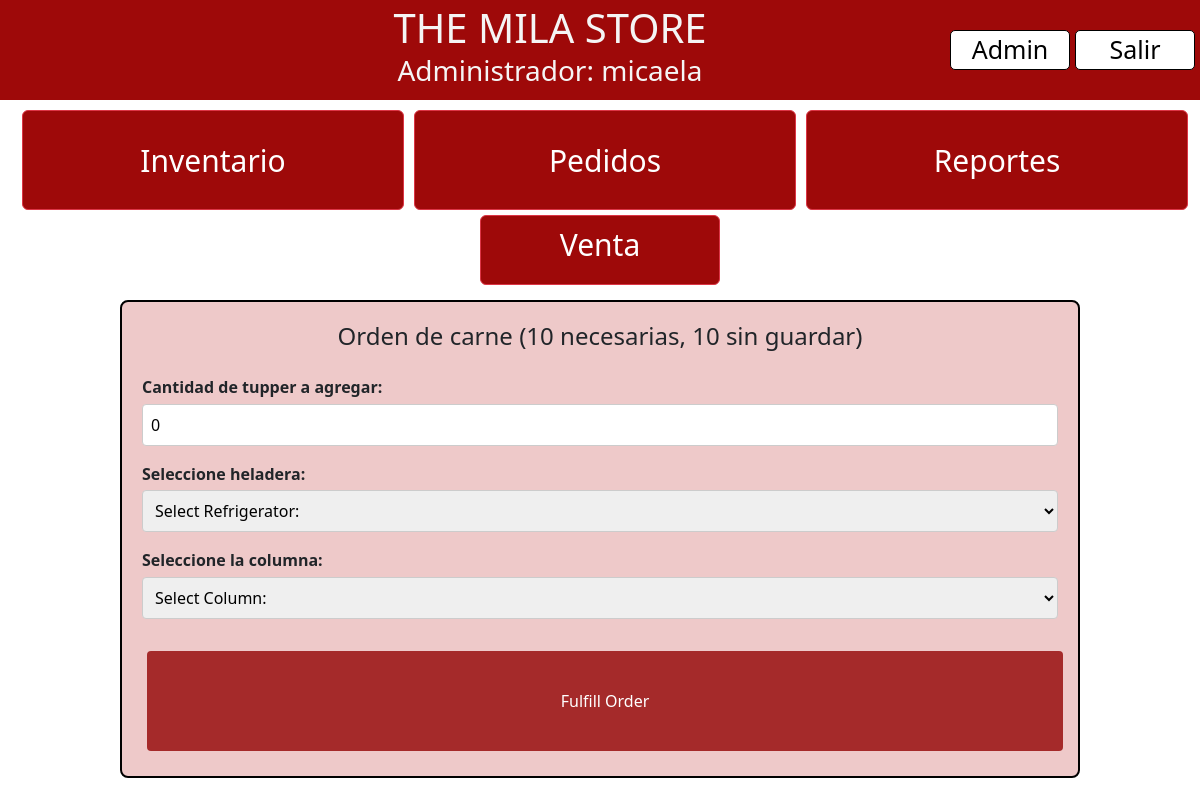
/orders/ (signed in), run on the app's committed database.
### inventory/models.py (models this page shows, shortened)
class Order(models.Model):
    cut = models.ForeignKey(Cut, on_delete=models.CASCADE)
    tuppers_requested = models.IntegerField()
    created_at = models.DateTimeField(auto_now_add=True)
    tuppers_remaining = models.IntegerField()
    scheduled_date = models.DateTimeField(blank=True, null=True)
    expiration_date = models.DateTimeField(blank=True, null=True)

class Cut(models.Model):
    name = models.CharField(max_length=100, default='test')
    milas_per_tupper = models.IntegerField()
    reorder_threshold = models.IntegerField(default=10)
    reorder_tuppers = models.IntegerField(default=10)
    is_order_pending = models.BooleanField(default=False)
    color = ColorField(default='#FF0000')
    unit_price = models.DecimalField(max_digits=10, decimal_places=2, default=0.00)
    days_until_expiration = models.IntegerField(default=7)

### inventory/views.py (the view, shortened to what this page needs)
# urls.py: path('orders/', views.orders, name='orders'),
@login_required
def orders(request):
    unfulfilled_orders = Order.objects.filter(tuppers_remaining__gt=0)
    forms = [(order, FulfillOrderForm(order=order)) for order in unfulfilled_orders]
    context = {'forms': forms}
    return render(request, 'inventory/orders.html', context)

### inventory/templates/inventory/orders.html (shortened to what this page needs)
{% extends 'base.html' %}
{% load static %}
{% block css_files %}
    <link rel="stylesheet" href="{% static "inventory/orders.css" %}">
{% endblock %}
{% block content %}
    {% for order, form in forms %}
        <form method="POST" class="form-styled">
            <h2>
                Orden de {{ order.cut.name }}
                ({{ order.tuppers_requested }} necesarias,
                {{ order.tuppers_remaining }} sin guardar)
            </h2>
            {{ form.as_p }}
            <button type="submit">Fulfill Order</button>
        </form>
    {% endfor %}
{% endblock %}

### templates/base.html (shortened to what this page needs)
{% load static %}
<!DOCTYPE html>
<html lang="esp">
<head>
    <link href="https://cdn.jsdelivr.net/npm/bootstrap@5.3.3/dist/css/bootstrap.min.css" rel="stylesheet"
>
    <link rel="stylesheet" href="{% static "base.css" %}">
    {% block css_files %}{% endblock %}
</head>
<body>
    <header id="navbar">
        <div id="tit">
            <h1>THE MILA STORE </h1>
            <h3>{% if user.is_staff or user.is_superuser %}Administrador{% else %}Empleado{% endif %}: {{ user.username }}</h3>
        </div>
        {% if user.is_staff or user.is_superuser %}
            <a href="{% url 'admin:index' %}" id="secondary">Admin</a>
        {% endif %}
        <a href="{% url 'logout' %}" id="secondary">Salir</a>
    </header>
    <div class="container-fluid">
        <a href="{% url 'inventory' %}"><button type="button" class="btn btn-danger">Inventario</button></a>
        <a href="{% url 'orders' %}"><button type="button" class="btn btn-danger">Pedidos</button></a>
        <a href="{% url 'reports' %}"><button type="button" class="btn btn-danger">Reportes</button></a>
    </div>
    <div  class="centered-container" >
    <a href="{% url 'sell_milas' %}" id="ventanaventa" class="btn btn-danger venta" >Venta</a>
    </div>
        {% block content %}
    {% endblock %}
</body>
</html>

### static/base.css (style rules this page uses)
html,body { margin: 0; }
header { display: flex; align-items: center; justify-content: space-between; background-color:#9e0909; font-size: 30px; width: 100%; height: 100px; color: whitesmoke; }
.btn-danger { width:100%; height: 100px; font-size:30px; margin:5px; background-color:#9e0909; }
.container-fluid { width:100%; display:flex; flex-direction:row; }
.container-fluid a, button { width:40%; height: 100px; font-size:25px; margin:5px; }
#secondary { text-align: center; width: 10%; background-color: white; color: black; margin-right: 5px; font-size: 25px; border: 1px solid black; text-decoration: none; border-radius: 5px; transition: background-color 0.3s, color 0.3s; }
#tit { padding-left:150px; margin:auto; text-align: center; }
h1 { text-align: center; display: inline-block; margin: 0; }
.venta { width: 20%; height: 70px; background-color:#9e0909; margin-left:40%; color:white; font-size:30px; }
.centered-container { display: flex; }

### inventory/static/inventory/orders.css (style rules this page uses)
.form-styled { width:80%; margin: 10px auto; border: 2px solid black; border-radius: 8px; padding: 20px; background-color: #eec9c9; }
.form-styled h2 { text-align: center; font-size: 1.5em; margin-bottom: 1em; }
.form-styled p { display: flex; flex-direction: column; margin-bottom: 1em; }
.form-styled p label { font-weight: bold; margin-bottom: 0.3em; }
.form-styled input[type="number"], .form-styled select, .form-styled input[type="text"] { padding: 8px; font-size: 1em; border: 1px solid #ccc; border-radius: 4px; width: 100%; }
.form-styled button[type="submit"] { width: 100%; padding: 10px; background-color: brown; color: white; font-size: 1em; border: none; border-radius: 4px; cursor: pointer; margin-top: 1em; }

### data on the page
Order: cut.name "carne", tuppers_requested "10", tuppers_remaining "10", tuppers_to_add "0"

### other printed values
{{ user.username }} "micaela"
